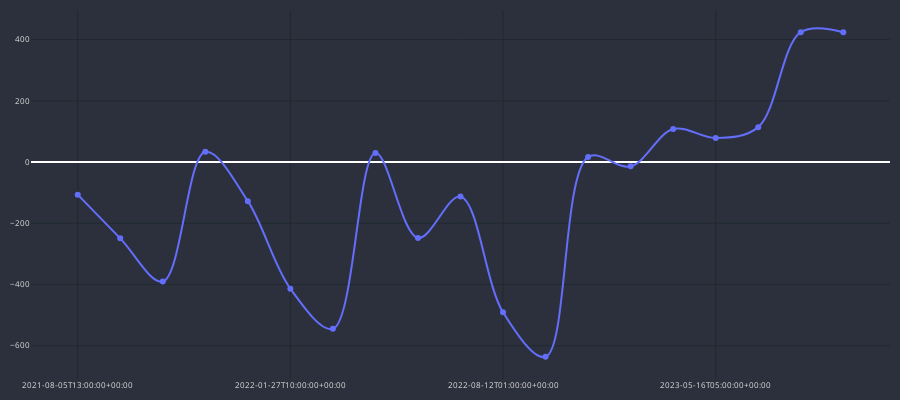

Notebook code for this chart:
### Code cell
# plot the cumulative sum of the performance of the strategy
cp = plot.CandlePlot(df_trades, candles=False)
cp.show_plot(line_traces=['Gain_C'])

### Figure 1 — Plotly figure (JSON) as saved in the notebook; plotly's stock layout.template omitted (floating-point values rounded to 4 significant figures)
{"data": [{"line": {"shape": "spline", "width": 2}, "name": "Gain_C", "type": "scatter", "x": ["2021-08-05T13:00:00+00:00", "2021-08-10T05:00:00+00:00", "2021-09-02T17:00:00+00:00", "2021-09-22T05:00:00+00:00", "2021-12-28T14:00:00+00:00", "2022-01-27T10:00:00+00:00", "2022-02-09T10:00:00+00:00", "2022-02-23T18:00:00+00:00", "2022-05-29T21:00:00+00:00", "2022-06-15T21:00:00+00:00", "2022-08-12T01:00:00+00:00", "2022-08-22T21:00:00+00:00", "2022-10-26T17:00:00+00:00", "2023-02-14T02:00:00+00:00", "2023-03-21T17:00:00+00:00", "2023-05-16T05:00:00+00:00", "2023-06-19T21:00:00+00:00", "2023-08-03T21:00:00+00:00", "2023-10-31T05:00:00+00:00"], "y": [-106.6, -249.4, -390.2, 33.4, -127.8, -414.0, -545.0, 29.4, -248.0, -113.0, -491.0, -636.4, 16.8, -14.2, 107.8, 78.8, 114.0, 424.2, 424.2]}], "layout": {"font": {"color": "#e1e1e1", "size": 8}, "height": 400, "margin": {"b": 10, "l": 10, "r": 10, "t": 10}, "paper_bgcolor": "#2c303c", "plot_bgcolor": "#2c303c", "width": 900, "xaxis": {"gridcolor": "#1f292f", "nticks": 5, "rangeslider": {"visible": false}, "type": "category"}, "yaxis": {"gridcolor": "#1f292f"}}}
